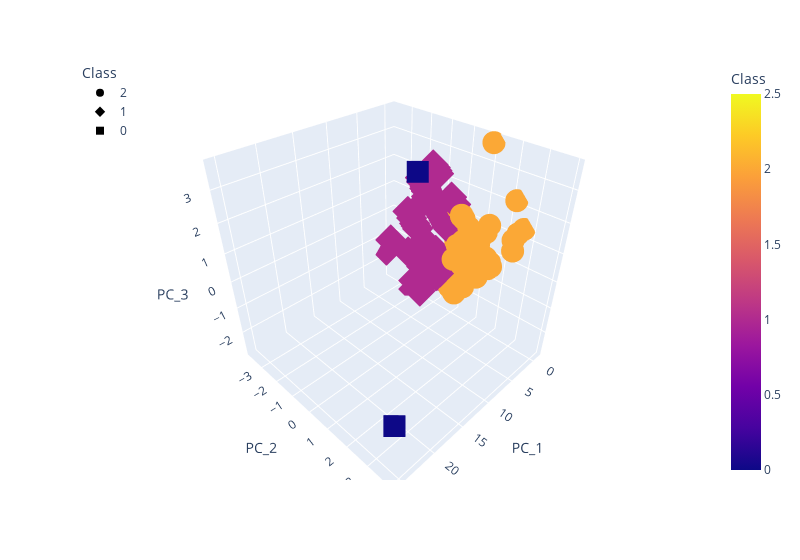

Notebook source saved alongside this figure:
### Markdown cell above
### Visualizing Results

#### 3D-Scatter with Clusters

### Code cell
# Create a 3D-Scatter with the PCA data and the clusters
fig = px.scatter_3d(clustered_df, x="PC_1", y="PC_2", z="PC_3", color ="Class", symbol="Class", width = 800, hover_name = 'CoinName', hover_data=["Algorithm"])
fig.update_layout(legend=dict(x=0, y=1))
fig

### Figure 1 — Plotly figure (JSON) as saved in the notebook; plotly's stock layout.template omitted (floating-point values rounded to 4 significant figures; data arrays with more than 128 entries replaced by an {"elided": "..."} marker saying what was removed)
{"data": [{"customdata": {"elided": "343x1 int values"}, "hovertemplate": "<b>%{hovertext}</b><br><br>Class=%{marker.color}<br>PC_1=%{x}<br>PC_2=%{y}<br>PC_3=%{z}<br>Algorithm=%{customdata[0]}<extra></extra>", "hovertext": {"elided": "343 str values"}, "legendgroup": "2", "marker": {"color": {"elided": "343 int values"}, "coloraxis": "coloraxis", "symbol": "circle"}, "mode": "markers", "name": "2", "scene": "scene", "showlegend": true, "type": "scatter3d", "x": {"elided": "343 float values"}, "y": {"elided": "343 float values"}, "z": {"elided": "343 float values"}}, {"customdata": {"elided": "188x1 int values"}, "hovertemplate": "<b>%{hovertext}</b><br><br>Class=%{marker.color}<br>PC_1=%{x}<br>PC_2=%{y}<br>PC_3=%{z}<br>Algorithm=%{customdata[0]}<extra></extra>", "hovertext": {"elided": "188 str values"}, "legendgroup": "1", "marker": {"color": {"elided": "188 int values"}, "coloraxis": "coloraxis", "symbol": "diamond"}, "mode": "markers", "name": "1", "scene": "scene", "showlegend": true, "type": "scatter3d", "x": {"elided": "188 float values"}, "y": {"elided": "188 float values"}, "z": {"elided": "188 float values"}}, {"customdata": [[10], [60]], "hovertemplate": "<b>%{hovertext}</b><br><br>Class=%{marker.color}<br>PC_1=%{x}<br>PC_2=%{y}<br>PC_3=%{z}<br>Algorithm=%{customdata[0]}<extra></extra>", "hovertext": ["TurtleCoin", "BitTorrent"], "legendgroup": "0", "marker": {"color": [0, 0], "coloraxis": "coloraxis", "symbol": "square"}, "mode": "markers", "name": "0", "scene": "scene", "showlegend": true, "type": "scatter3d", "x": [10.94, 25.46], "y": [0.7023, 3.931], "z": [3.587, -0.7859]}], "layout": {"coloraxis": {"colorbar": {"title": {"text": "Class"}}, "colorscale": [[0, "#0d0887"], [0.1111, "#46039f"], [0.2222, "#7201a8"], [0.3333, "#9c179e"], [0.4444, "#bd3786"], [0.5556, "#d8576b"], [0.6667, "#ed7953"], [0.7778, "#fb9f3a"], [0.8889, "#fdca26"], [1, "#f0f921"]]}, "legend": {"title": {"text": "Class"}, "tracegroupgap": 0, "x": 0, "y": 1}, "margin": {"t": 60}, "scene": {"domain": {"x": [0, 1], "y": [0, 1]}, "xaxis": {"title": {"text": "PC_1"}}, "yaxis": {"title": {"text": "PC_2"}}, "zaxis": {"title": {"text": "PC_3"}}}, "width": 800}}
